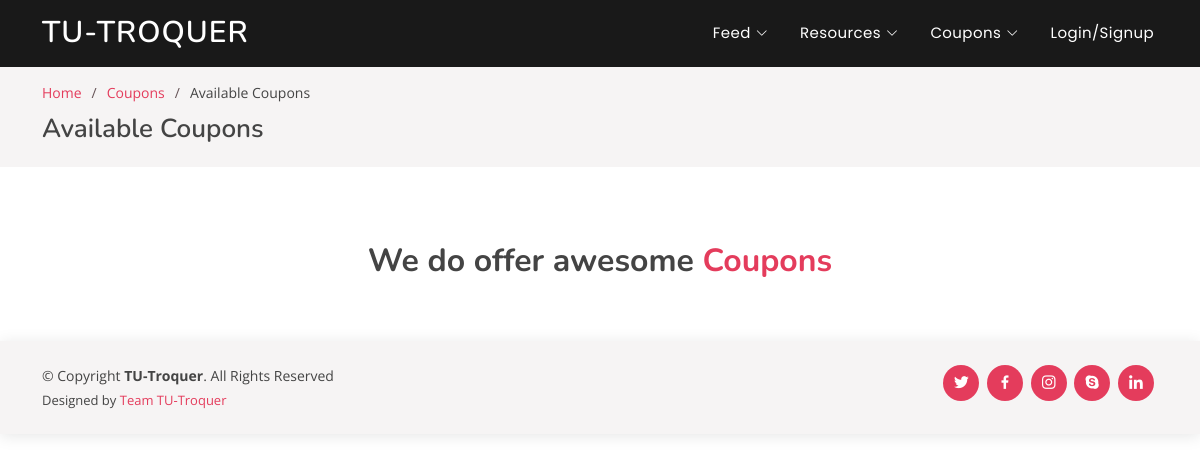
Before: /available/ with the older database file.
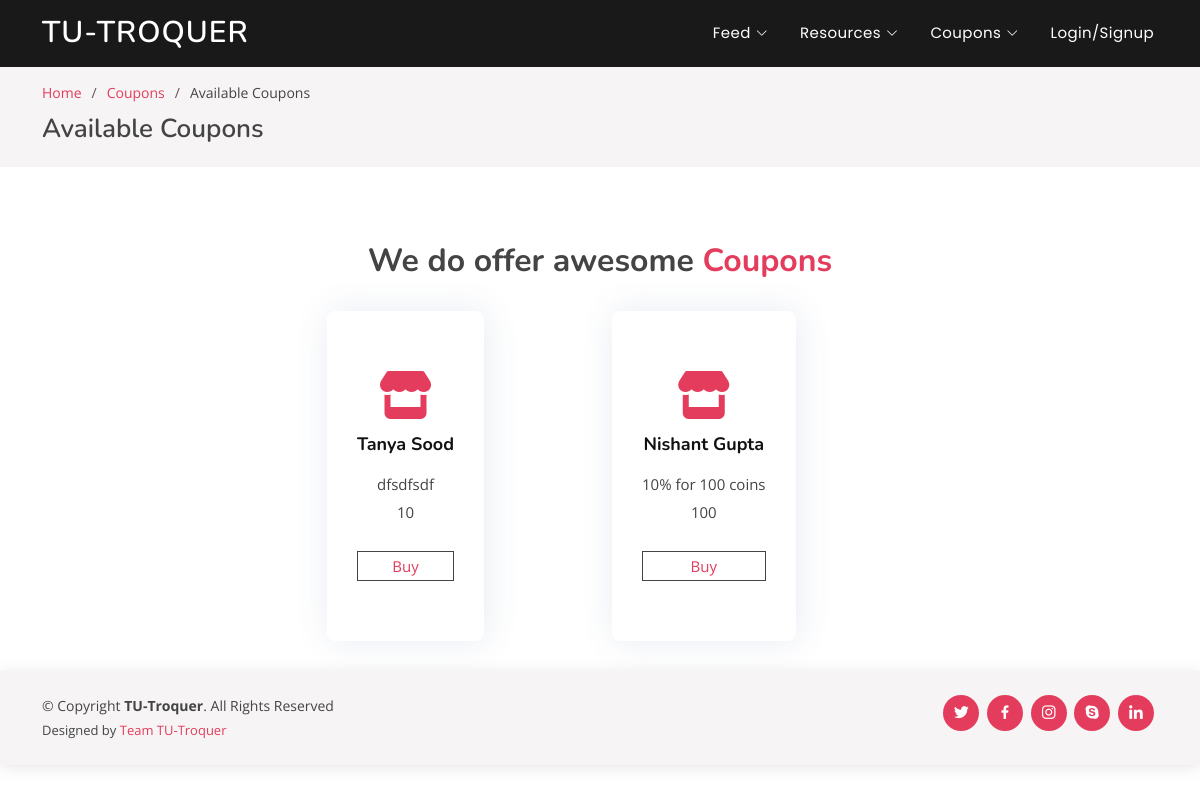
After: the same page with the newer database file.
### coupons/models.py (models this page shows, shortened)
class AvailableCoupons(models.Model):
    company                     = models.ForeignKey(User, limit_choices_to={'is_company': True}, on_delete=models.PROTECT)
    description                 = models.TextField()
    cost                        = models.IntegerField(default=0)
    active                      = models.BooleanField(default=True)

### user/models.py (models this page shows, shortened)
class User(AbstractUser):
	username			= None
	email 				= models.EmailField(verbose_name='Email Address', unique=True)
	name 				= models.CharField(max_length=50)
	contact_no 			= PhoneNumberField(blank=False, null=False, help_text='Add country code before the contact no.')
	coins				= models.IntegerField(default=50)
	ratings				= models.IntegerField(default=0)
	is_student			= models.BooleanField(default=False)
	is_company 			= models.BooleanField(default=False)
	USERNAME_FIELD 		= 'email'
	user_permissions 	= None
	groups 				= None
	REQUIRED_FIELDS 	= []
	objects = CustomUserManager()

### coupons/views.py (the view, shortened to what this page needs)
# urls.py: path('available/',					views.available,		name='available'),
def available(request, id=None):
	user = request.user
	coupons = AvailableCoupons.objects.order_by('-id')
	user = request.user
	context = {
		'coupons' : coupons,
	}
	return render(request, 'coupons/available_coupons.html', context)

### coupons/templates/coupons/available_coupons.html (shortened to what this page needs)
{% extends "home/base.html" %}
{% load static %}
{% block body %}
  <main id="main">
    <section id="breadcrumbs" class="breadcrumbs">
      <div class="container">
        <ol>
          <li><a href="index.html">Home</a></li>
          <li><a href="blog.html">Coupons</a></li>
          <li>Available Coupons</li>
        </ol>
        <h2>Available Coupons</h2>
      </div>
    </section>
    <section id="services" class="services">
      <div class="container">
        <div class="section-title">
          <h3>We do offer awesome <span>Coupons</span></h3>
        </div>
        <div class="row" style="display: flex; justify-content: center;">
        {% for coupon in coupons %}
          <div class="col-md-6 col-lg-3 d-flex align-items-stretch mb-5 mb-lg-0">
            <div class="icon-box">
              <div class="icon"><i class="fas fa-store"></i></div>
              <h4 class="title"><a href="">{{ coupon.company.name }}</a></h4>
              <p class="description">{{ coupon.description }}</p>
              <p class="description">{{ coupon.cost }}</p>
              <p class="description" style="border-style: solid; border-width: thin; margin-top: 25px;"><a class="description" href = "{% url 'available' coupon.id %}">Buy</a></p>
            </div>
          </div>
        {% endfor %}
        </div>
      </div>
    </section>
  </main>
{% endblock body %}

### home/templates/home/base.html (shortened to what this page needs)
{% load static %}
<!DOCTYPE html>
<html lang="en">
<head>
  <link href="{%static 'home/assets/vendor/bootstrap/css/bootstrap.min.css'%}" rel="stylesheet">
  <link href="{%static 'home/assets/vendor/bootstrap-icons/bootstrap-icons.css'%}" rel="stylesheet">
  <link href="{%static 'home/assets/vendor/boxicons/css/boxicons.min.css'%}" rel="stylesheet">
  <link href="{%static 'home/assets/vendor/glightbox/css/glightbox.min.css'%}" rel="stylesheet">
  <link href="{%static 'home/assets/vendor/remixicon/remixicon.css'%}" rel="stylesheet">
  <link href="{%static 'home/assets/vendor/swiper/swiper-bundle.min.css'%}" rel="stylesheet">
  <link href="{%static 'home/assets/css/style.css'%}" rel="stylesheet">
</head>
<body>
  <header id="header" class="fixed-top header-inner-pages">
    <div class="container d-flex align-items-center justify-content-between">
      <h1 class="logo"><a href="{% url 'my_posted_resources' %}">TU-Troquer</a></h1>
      <nav id="navbar" class="navbar">
        <ul>
          <li class="dropdown"><a href="{% url 'feeds' %}"><span>Feed</span> <i class="bi bi-chevron-down"></i></a>
          </li>
          <li class="dropdown"><a href="{% url 'all-resources' %}"><span>Resources</span> <i class="bi bi-chevron-down"></i></a>
          </li>
          <li class="dropdown"><a href="{% url 'available' %}"><span>Coupons</span> <i class="bi bi-chevron-down"></i></a>
          </li>
          {% if user.is_authenticated %}
          <li class="dropdown" ><a href="#">Hey {{ user.username }}</a>
            <ul>
                <li><a href="{% url 'logout' %}">Logout</a></li>
                <li><a href="{% url 'user_profile' request.user.id %}">Profile</a></li>
                <li><a href="#">Coins : {{ request.user.coins }}</a></li>
            </ul>
          </li>
          {% else %}
          <li><a class="nav-link scrollto" href="{% url 'login' %}">Login/Signup</a></li>
          {% endif %}
        </ul>
      </nav>
    </div>
  </header>
{% block body %}{% endblock body %}
  <footer id="footer">
    <div class="container d-md-flex py-4">
      <div class="me-md-auto text-center text-md-start">
        <div class="copyright">
          &copy; Copyright <strong><span>TU-Troquer</span></strong>. All Rights Reserved
        </div>
        <div class="credits">
          Designed by <a href="#">Team TU-Troquer</a>
        </div>
      </div>
      <div class="social-links text-center text-md-right pt-3 pt-md-0">
        <a href="#" class="twitter"><i class="bx bxl-twitter"></i></a>
        <a href="#" class="facebook"><i class="bx bxl-facebook"></i></a>
        <a href="#" class="instagram"><i class="bx bxl-instagram"></i></a>
        <a href="#" class="google-plus"><i class="bx bxl-skype"></i></a>
        <a href="#" class="linkedin"><i class="bx bxl-linkedin"></i></a>
      </div>
    </div>
  </footer>
</body>
</html>

### home/static/home/assets/css/style.css (style rules this page uses)
body { font-family: "Open Sans", sans-serif; color: #444444; }
a { color: #e43c5c; text-decoration: none; }
h1, h2, h3, h4, h5, h6 { font-family: "Nunito", sans-serif; }
#header { transition: all 0.5s; z-index: 997; padding: 20px 0; }
#header .logo { font-size: 30px; margin: 0; padding: 0; line-height: 1; font-weight: 600; letter-spacing: 1px; text-transform: uppercase; }
#header .logo a { color: #fff; }
#header.header-scrolled, #header.header-inner-pages { background: rgba(0, 0, 0, 0.9); padding: 12px 0; }
.navbar { padding: 0; }
.navbar ul { margin: 0; padding: 0; display: flex; list-style: none; align-items: center; }
.navbar li { position: relative; }
.navbar > ul > li { white-space: nowrap; padding: 10px 0 10px 24px; }
.navbar a { display: flex; align-items: center; justify-content: space-between; font-family: "Poppins", sans-serif; color: #fff; font-size: 15px; padding: 0 4px; white-space: nowrap; transition: 0.3s; letter-spacing: 0.4px; position: relative; }
.navbar a i { font-size: 12px; line-height: 0; margin-left: 5px; }
.navbar > ul > li > a:before { content: ""; position: absolute; width: 100%; height: 2px; bottom: -6px; left: 0; background-color: #e43c5c; visibility: hidden; transform: scaleX(0); transition: all 0.3s ease-in-out 0s; }
section { padding: 60px 0; overflow: hidden; }
.section-title { text-align: center; padding-bottom: 30px; }
.section-title h3 { margin: 15px 0 0 0; font-size: 32px; font-weight: 700; }
.section-title h3 span { color: #e43c5c; }
.services { padding-bottom: 30px; }
.services .icon-box { padding: 60px 30px; position: relative; overflow: hidden; background: #fff; box-shadow: 2px 0 35px 0 rgba(68, 88, 144, 0.12); transition: all 0.3s ease-in-out; border-radius: 8px; z-index: 1; text-align: center; }
.services .icon-box::before { content: ''; position: absolute; background: #fdeff2; right: 0; left: 0; bottom: 0; top: 100%; transition: all 0.4s; z-index: -1; }
.services .icon { margin-bottom: 15px; }
.services .icon i { font-size: 48px; line-height: 1; color: #e43c5c; transition: all 0.3s ease-in-out; }
.services .title { font-weight: 700; margin-bottom: 15px; font-size: 18px; }
.services .title a { color: #111; }
.services .description { font-size: 15px; line-height: 28px; margin-bottom: 0; }
.breadcrumbs { padding: 15px 0; background: #f6f4f4; margin-top: 67px; }
.breadcrumbs h2 { font-size: 26px; font-weight: 600; }
.breadcrumbs ol { display: flex; flex-wrap: wrap; list-style: none; padding: 0 0 10px 0; margin: 0; font-size: 14px; }
.breadcrumbs ol li + li { padding-left: 10px; }
.breadcrumbs ol li + li::before { display: inline-block; padding-right: 10px; color: #655356; content: "/"; }
#footer { color: #444444; font-size: 14px; background: #f6f4f4; box-shadow: 0px 2px 15px rgba(0, 0, 0, 0.1); }
#footer .credits { padding-top: 5px; font-size: 13px; color: #444444; }
#footer .social-links a { font-size: 18px; display: inline-block; background: #e43c5c; color: #fff; line-height: 1; padding: 8px 0; margin-right: 4px; border-radius: 50%; text-align: center; width: 36px; height: 36px; transition: 0.3s; }

Changed rows visible on the page:
added AvailableCoupons: company.name "Tanya Sood", description "dfsdfsdf", cost "10"
added AvailableCoupons: company.name "Nishant Gupta", description "10% for 100 coins", cost "100"
